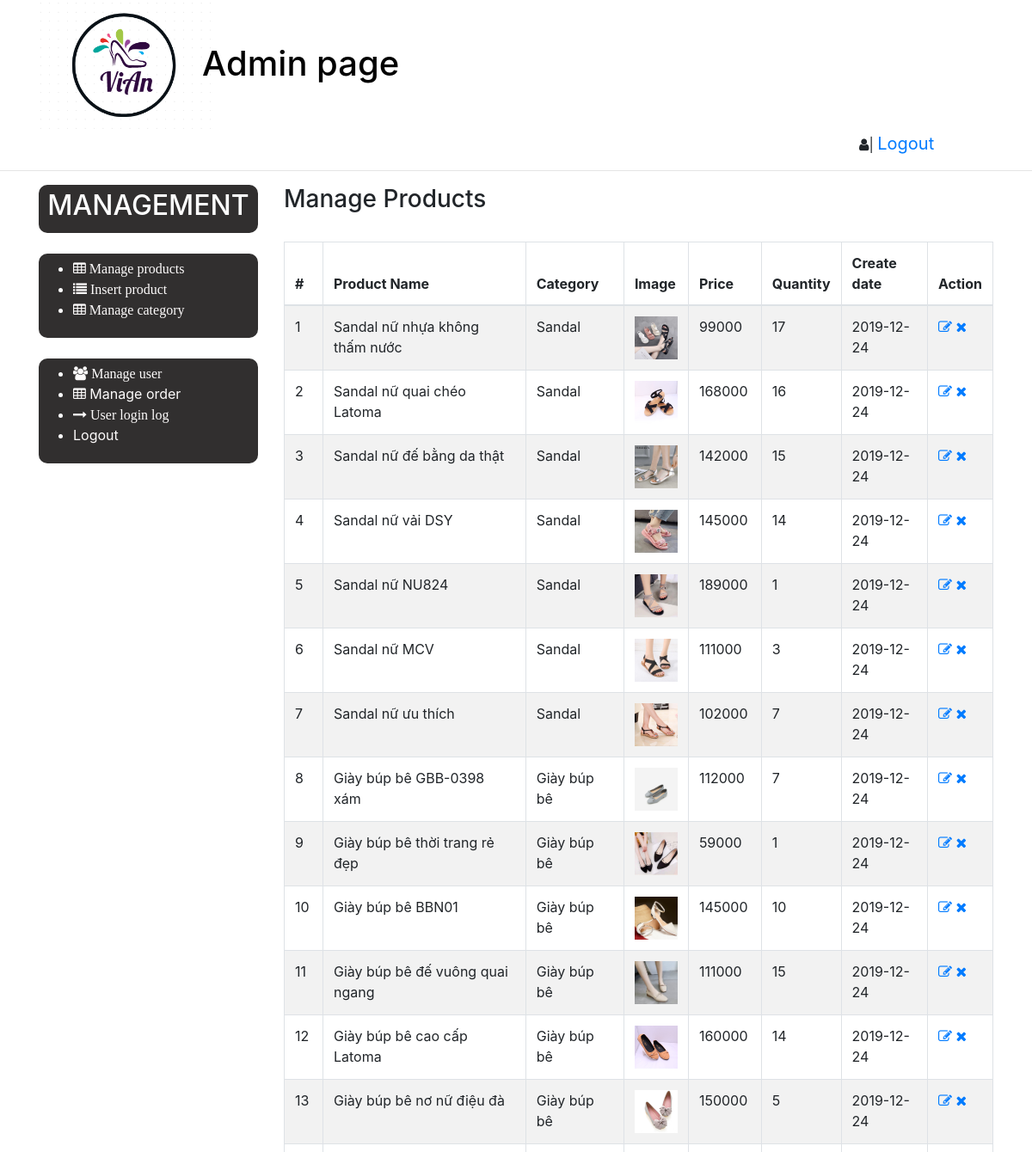
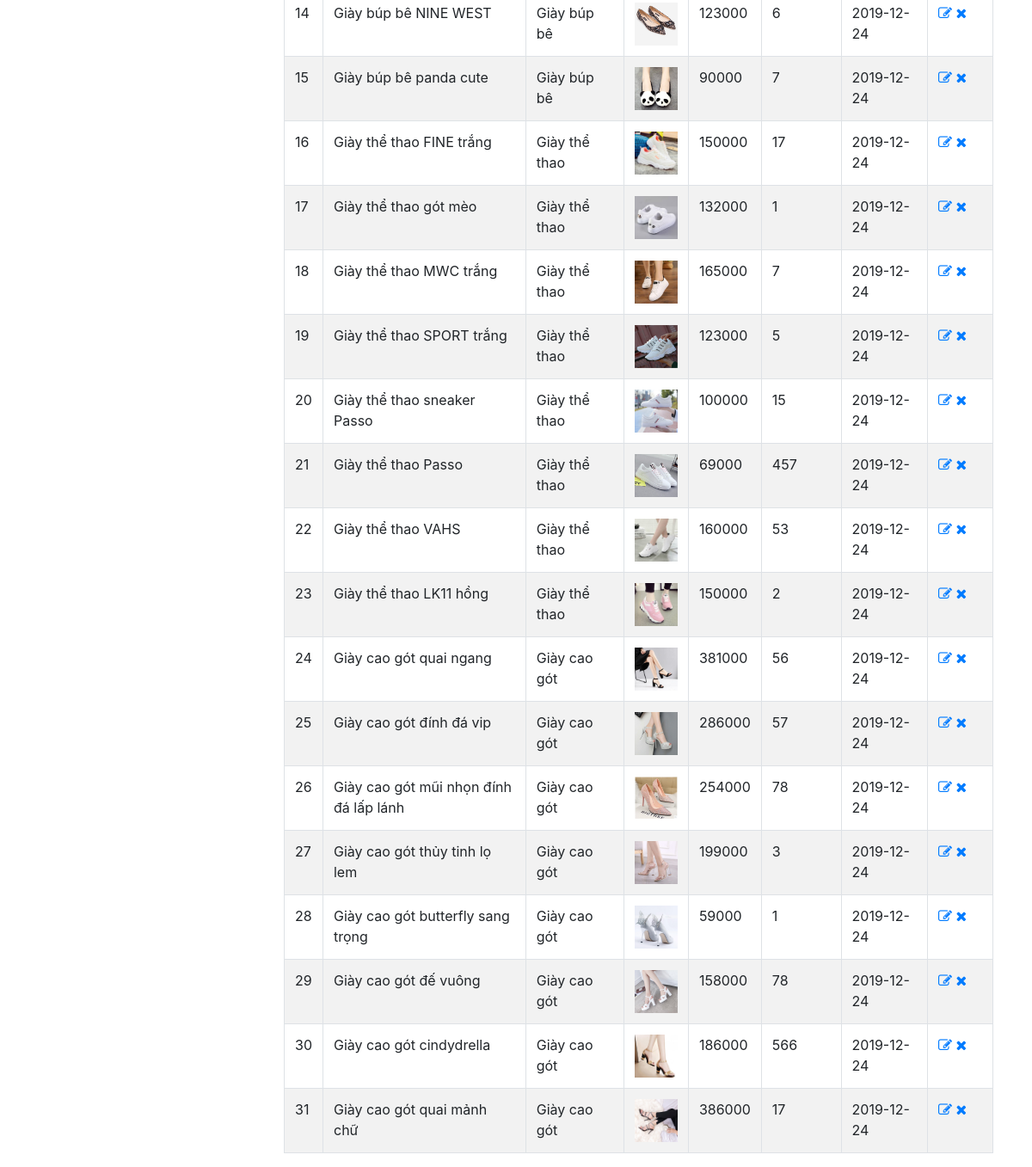
/admin/manage-products.php (signed in), run on the app's committed database (2 pictures, top to bottom).
### tables this page shows
create table products(
id INT NOT NULL AUTO_INCREMENT NOT NULL PRIMARY KEY,
name VARCHAR(255) NOT NULL,
category_id INT NOT NULL,
image VARCHAR(255) DEFAULT NULL,
decription TEXT DEFAULT NULL,
price FLOAT NOT NULL,
created DATE NULL DEFAULT CURRENT_TIMESTAMP,
quantity INT NOT NULL
);

CREATE TABLE categories(
id INT NOT NULL AUTO_INCREMENT PRIMARY KEY,
categoryName VARCHAR(255) NOT NULL);

### admin/manage-products.php (the view, shortened to what this page needs)
<?php
include 'include/dbconnection.php';
if(strlen($_SESSION['alogin'])==0)
	{
header('location:index.php');
}
else{
?>
<!doctype html>
<html lang="en">
<head>
    <link rel="stylesheet" href="https://stackpath.bootstrapcdn.com/bootstrap/4.3.1/css/bootstrap.min.css"
>
    <link rel="stylesheet" href="css/welcome.css">
    <link rel="stylesheet" href="https://maxcdn.bootstrapcdn.com/font-awesome/4.7.0/css/font-awesome.min.css">
</head>
<body>
    <?php include "include/header.php" ?>
    <div class="container">
        <div class="row">
            <?php include 'include/sidebar.php';?>
            <div class="col-md-9">
                <div class="module-head">
                    <h3>Manage Products</h3>
                </div>
                <div class="module-body table">
                    <br>
                    <table cellpadding="0" cellspacing="0" border="0"
                        class="datatable-1 table table-bordered table-striped	 display" width="100%">
                        <thead>
                            <tr>
                                <th>#</th>
                                <th>Product Name</th>
                                <th>Category </th>
                                <th>Image</th>
                                <th>Price</th>
                                <th>Quantity</th>
                                <th>Create date</th>
                                <th>Action</th>
                            </tr>
                        </thead>
                        <tbody>
                            <?php $query=mysqli_query($con,"SELECT products.*,categories.categoryName FROM products JOIN categories ON categories.id=products.category_id ");
                            $cnt=1;
                            while($row=mysqli_fetch_array($query))
                            {
                            ?>
                            <tr>
                                <td>
                                    <?php echo htmlentities($cnt);?>
                                </td>
                                <td>
                                    <?php echo htmlentities($row['name']);?>
                                </td>
                                <td>
                                    <?php echo htmlentities($row['categoryName']);?>
                                </td>
                                <td>
                                    <img class='img-product'
                                        src="../image-product/<?php echo htmlentities($row['category_id']);?>/<?php echo htmlentities($row['image']);?>" alt="">
                                </td>
                                <td>
                                    <?php echo htmlentities($row['price']);?>
                                </td>
                                <td>
                                    <?php echo htmlentities($row['quantity']);?>
                                </td>
                                <td>
                                    <?php echo htmlentities($row['created']);?>
                                </td>
                                <td>
                                    <a href="edit-products.php?quanly=edit&id=<?php echo $row['id']?>"><i
                                            class="fa fa-edit" aria-hidden="true"></i> </a>
                                    <a href="manage-products.php?&del=delete&id=<?php echo $row['id']?>"
                                        onClick="return confirm('Are you sure you want to delete?')"><i
                                            class="fa fa-remove" aria-hidden="true"></i></a></td>
                            </tr>
                            <?php $cnt=$cnt+1; } ?>
                    </table>
                </div>
            </div>
        </div>
    </div>
</body>
</html>
<?php } ?>

### admin/css/welcome.css (style rules this page uses)
.img-product { width: 50px; height: 50px; }

### data on the page
products: name "Sandal nữ nhựa không thấm nước", category.categoryName "Sandal", image (picture), price "99000", quantity "17", created "2019-12-24"
products: name "Sandal nữ quai chéo Latoma", category.categoryName "Sandal", image (picture), price "168000", quantity "16", created "2019-12-24"
products: name "Sandal nữ đế bằng da thật", category.categoryName "Sandal", image (picture), price "142000", quantity "15", created "2019-12-24"
products: name "Sandal nữ vải DSY", category.categoryName "Sandal", image (picture), price "145000", quantity "14", created "2019-12-24"
products: name "Sandal nữ NU824", category.categoryName "Sandal", image (picture), price "189000", quantity "1", created "2019-12-24"
products: name "Sandal nữ MCV", category.categoryName "Sandal", image (picture), price "111000", quantity "3", created "2019-12-24"
products: name "Sandal nữ ưu thích", category.categoryName "Sandal", image (picture), price "102000", quantity "7", created "2019-12-24"
products: name "Giày búp bê GBB-0398 xám", category.categoryName "Giày búp bê", image (picture), price "112000", quantity "7", created "2019-12-24"
products: name "Giày búp bê thời trang rẻ đẹp", category.categoryName "Giày búp bê", image (picture), price "59000", quantity "1", created "2019-12-24"
products: name "Giày búp bê BBN01", category.categoryName "Giày búp bê", image (picture), price "145000", quantity "10", created "2019-12-24"
products: name "Giày búp bê đế vuông quai ngang", category.categoryName "Giày búp bê", image (picture), price "111000", quantity "15", created "2019-12-24"
products: name "Giày búp bê cao cấp Latoma", category.categoryName "Giày búp bê", image (picture), price "160000", quantity "14", created "2019-12-24"
products: name "Giày búp bê nơ nữ điệu đà", category.categoryName "Giày búp bê", image (picture), price "150000", quantity "5", created "2019-12-24"
products: name "Giày búp bê NINE WEST", category.categoryName "Giày búp bê", image (picture), price "123000", quantity "6", created "2019-12-24"
products: name "Giày búp bê panda cute", category.categoryName "Giày búp bê", image (picture), price "90000", quantity "7", created "2019-12-24"
products: name "Giày thể thao FINE trắng", category.categoryName "Giày thể thao", image (picture), price "150000", quantity "17", created "2019-12-24"
products: name "Giày thể thao gót mèo", category.categoryName "Giày thể thao", image (picture), price "132000", quantity "1", created "2019-12-24"
products: name "Giày thể thao MWC trắng", category.categoryName "Giày thể thao", image (picture), price "165000", quantity "7", created "2019-12-24"
products: name "Giày thể thao SPORT trắng", category.categoryName "Giày thể thao", image (picture), price "123000", quantity "5", created "2019-12-24"
products: name "Giày thể thao sneaker Passo", category.categoryName "Giày thể thao", image (picture), price "100000", quantity "15", created "2019-12-24"
products: name "Giày thể thao Passo", category.categoryName "Giày thể thao", image (picture), price "69000", quantity "457", created "2019-12-24"
products: name "Giày thể thao VAHS", category.categoryName "Giày thể thao", image (picture), price "160000", quantity "53", created "2019-12-24"
products: name "Giày thể thao LK11 hồng", category.categoryName "Giày thể thao", image (picture), price "150000", quantity "2", created "2019-12-24"
products: name "Giày cao gót quai ngang", category.categoryName "Giày cao gót", image (picture), price "381000", quantity "56", created "2019-12-24"
products: name "Giày cao gót đính đá vip", category.categoryName "Giày cao gót", image (picture), price "286000", quantity "57", created "2019-12-24"
products: name "Giày cao gót mũi nhọn đính đá lấp lánh", category.categoryName "Giày cao gót", image (picture), price "254000", quantity "78", created "2019-12-24"
products: name "Giày cao gót thủy tinh lọ lem", category.categoryName "Giày cao gót", image (picture), price "199000", quantity "3", created "2019-12-24"
products: name "Giày cao gót butterfly sang trọng", category.categoryName "Giày cao gót", image (picture), price "59000", quantity "1", created "2019-12-24"
products: name "Giày cao gót đế vuông", category.categoryName "Giày cao gót", image (picture), price "158000", quantity "78", created "2019-12-24"
products: name "Giày cao gót cindydrella", category.categoryName "Giày cao gót", image (picture), price "186000", quantity "566", created "2019-12-24"
products: name "Giày cao gót quai mảnh chữ", category.categoryName "Giày cao gót", image (picture), price "386000", quantity "17", created "2019-12-24"
